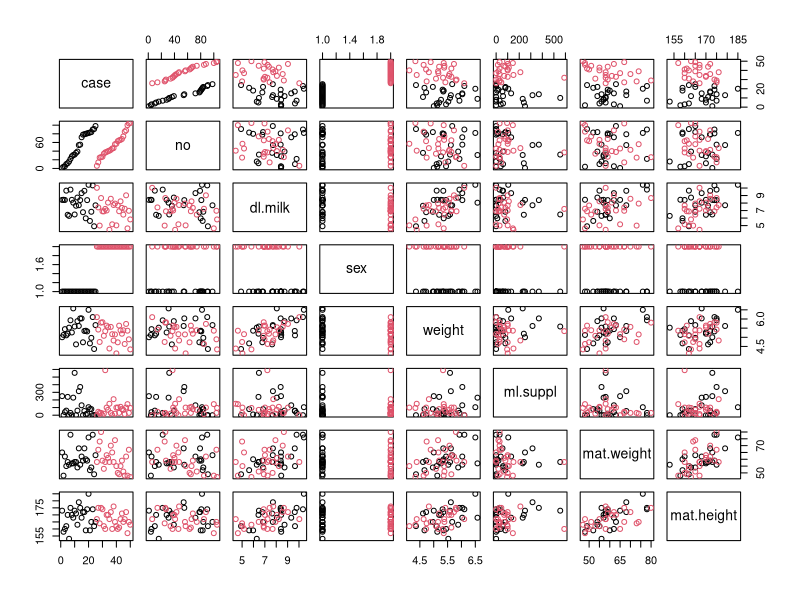

Reproduce this figure in R. (Note: this script raises an error after producing the figure.)
## ---- chunk 1
## set working directory
require("knitr")
## ---- chunk 2
# Code here
child=read.table('kfm.txt', header = TRUE, sep = "")
child$sex=factor(child$sex,labels = c(1,2))
pairs(child,col=child$sex)
step(lm(weight~.,child))
fit=lm(formula = weight ~ dl.milk + ml.suppl + mat.weight, data = child)
Anova(fit)
plot(fit)
fit2=lm(weight ~ dl.milk:sex + ml.suppl:sex + mat.weight:sex,child)
Anova(fit2)
